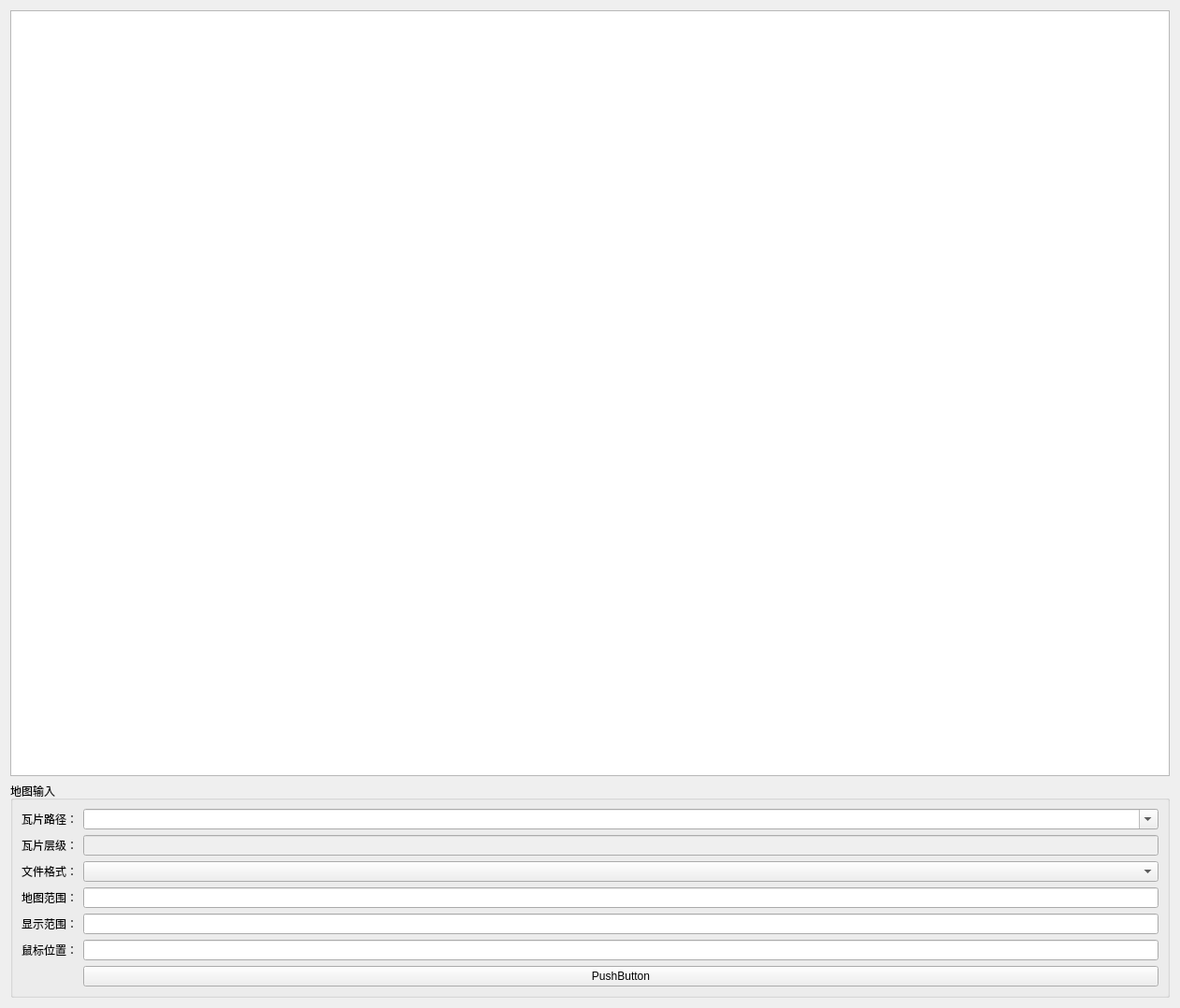
<?xml version="1.0" encoding="UTF-8"?>
<ui version="4.0">
 <class>Widget</class>
 <widget class="QWidget" name="Widget">
  <property name="geometry">
   <rect>
    <x>0</x>
    <y>0</y>
    <width>1262</width>
    <height>1078</height>
   </rect>
  </property>
  <property name="windowTitle">
   <string>Widget</string>
  </property>
  <layout class="QGridLayout" name="gridLayout_2">
   <item row="0" column="0">
    <widget class="MapGraphicsView" name="graphicsView"/>
   </item>
   <item row="1" column="0">
    <widget class="QGroupBox" name="groupBox">
     <property name="title">
      <string>地图输入</string>
     </property>
     <layout class="QGridLayout" name="gridLayout">
      <item row="4" column="0">
       <widget class="QLabel" name="label_4">
        <property name="text">
         <string>显示范围：</string>
        </property>
       </widget>
      </item>
      <item row="2" column="1">
       <widget class="QComboBox" name="com_format"/>
      </item>
      <item row="1" column="1">
       <widget class="QLineEdit" name="line_level">
        <property name="enabled">
         <bool>false</bool>
        </property>
       </widget>
      </item>
      <item row="0" column="0">
       <widget class="QLabel" name="label">
        <property name="text">
         <string>瓦片路径：</string>
        </property>
       </widget>
      </item>
      <item row="3" column="1">
       <widget class="QLineEdit" name="line_mapRange"/>
      </item>
      <item row="2" column="0">
       <widget class="QLabel" name="label_6">
        <property name="text">
         <string>文件格式：</string>
        </property>
       </widget>
      </item>
      <item row="5" column="0">
       <widget class="QLabel" name="label_5">
        <property name="text">
         <string>鼠标位置：</string>
        </property>
       </widget>
      </item>
      <item row="1" column="0">
       <widget class="QLabel" name="label_2">
        <property name="text">
         <string>瓦片层级：</string>
        </property>
       </widget>
      </item>
      <item row="4" column="1">
       <widget class="QLineEdit" name="line_mapShowRect"/>
      </item>
      <item row="0" column="1">
       <widget class="QComboBox" name="com_url">
        <property name="editable">
         <bool>true</bool>
        </property>
       </widget>
      </item>
      <item row="5" column="1">
       <widget class="QLineEdit" name="line_mousePos"/>
      </item>
      <item row="3" column="0">
       <widget class="QLabel" name="label_3">
        <property name="text">
         <string>地图范围：</string>
        </property>
       </widget>
      </item>
      <item row="6" column="1">
       <widget class="QPushButton" name="but_clear">
        <property name="text">
         <string>PushButton</string>
        </property>
       </widget>
      </item>
     </layout>
    </widget>
   </item>
  </layout>
 </widget>
 <customwidgets>
  <customwidget>
   <class>MapGraphicsView</class>
   <extends>QGraphicsView</extends>
   <header>mapgraphicsview.h</header>
  </customwidget>
 </customwidgets>
 <resources/>
 <connections/>
</ui>
